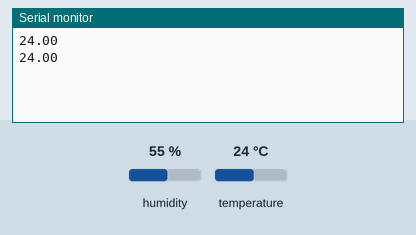
Simulated run of this sketch. Board: Arduino Uno, built with avr-gcc and run on an emulated ATmega328P. Parts: the last lines printed to the serial monitor. The test bench sets the inputs (shaded band); at power-on: temperature 24 °C, humidity 55 %.

Above: at 4.8 s.
4.9 s: temperature set to 12 °C
At 6.8 s:
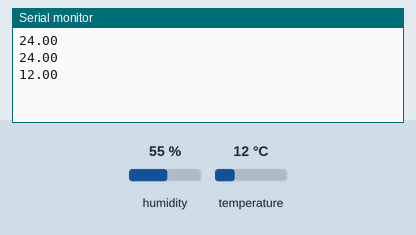
7.9 s: temperature set to 19 °C
At 8.5 s:
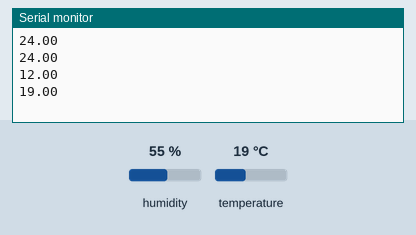
Timing chart, 0 to 10.9 s (numbered marks = the images above; inputs shaded):
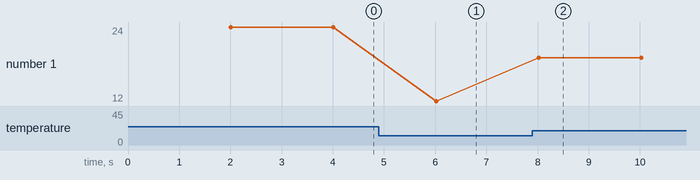

The sketch:

sketch.ino
```cpp
//Biblioteca do DTH
#include "DHT.h"
//armazena o valor flutuante de temperatura
float temperatura;
//porta usada e o tipo de sensor
DHT dht(3, DHT22);

void setup() {
Serial.begin(9600);// inicializando o monitor serial
dht.begin();// Inicializando o sensor
}

void loop() {
delay(2000);// Aguarda dois segundos entre as leituras
temperatura = dht.readTemperature();//Lê o valor da temperatura em C°

//Verificando se existe erro na leitura da temperatura
if (isnan(temperatura)) { Serial.println("ERRO NO SENSOR!");}
//Se tudo funcionar envia a temperatura para a serial
else {Serial.println(temperatura); /*em C°*/}
}
/*fim do código :)*/
```

Measured:
- after the input at 4.9 s, the serial monitor: prints a new line after 1.1 s (image 1)
- after the input at 7.9 s, the serial monitor: prints a new line after 0.12 s (image 2)
- plotted number 1: 24 → 12 after the input at 4.9 s, 12 → 19 after the input at 7.9 s
